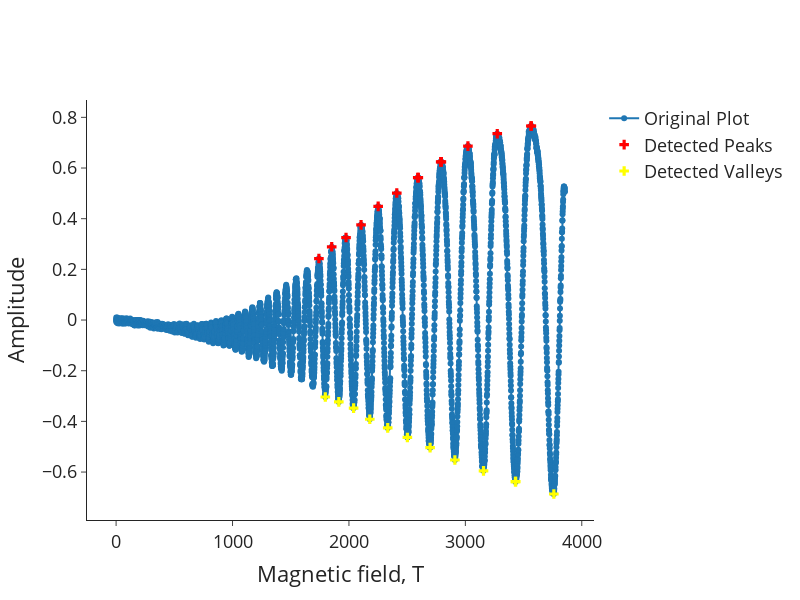
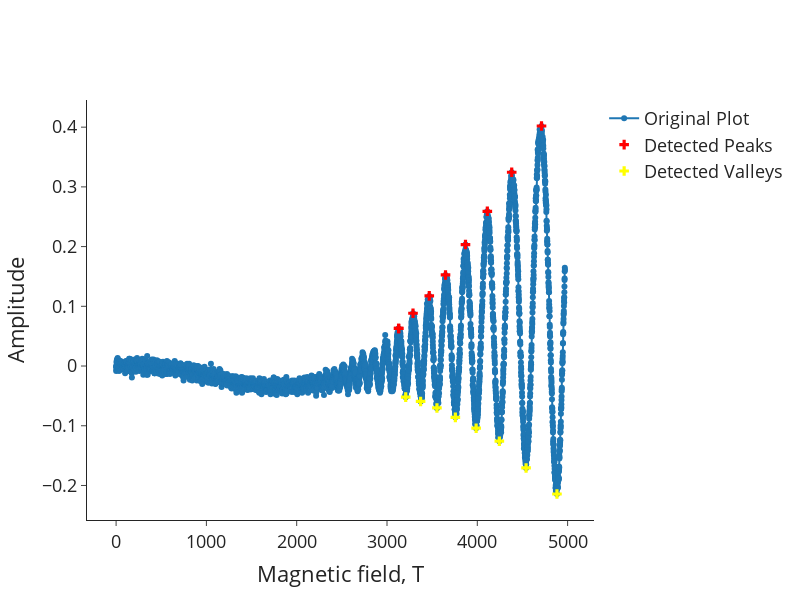

Here is the notebook cell these charts were saved with, in order:
### Markdown cell above
## Finding effective mass 

first we need to detect the peaks and get their coordinates

this thread explains why prominence is a good parameter for finding peaks
- https://stackoverflow.com/questions/1713335/peak-finding-algorithm-for-python-scipy

### Code cell
from scipy.signal import find_peaks

#watch out! the lower the prominence the slower the algorithm works
def peaks_and_valleys(df, prominence_val):
    
    data_x = df['field'].values
    data_y = df['dR/R'].values 
    indices = find_peaks(data_y, prominence = prominence_val)[0]
    valleys = find_peaks(-data_y, prominence = prominence_val)[0]

    fig = go.Figure()
    fig.add_trace(go.Scatter(
        y=data_y,
        mode='lines+markers',
        name='Original Plot'
    ))

    fig.add_trace(go.Scatter(
        x=indices,
        y=[data_y[j] for j in indices],
        mode='markers',
        marker=dict(
            size=8,
            color='red',
            symbol='cross'
        ),
        name='Detected Peaks'
    ))


    fig.add_trace(go.Scatter(
        x=valleys,
        y=[data_y[j] for j in valleys],
        mode='markers',
        marker=dict(
            size=8,
            color='yellow',
            symbol='cross'
        ),
        name='Detected Valleys'
    ))


    fig.update_layout(
        width = 800, height = 600, template = 'simple_white',
        xaxis_title=r'Magnetic field, T',
        yaxis_title=r'Amplitude', font=dict(
            size=18
        ))


    fig.show()
    
peaks_and_valleys(data4K,.5)
peaks_and_valleys(data10K,.1)

### Figure 1 — Plotly figure (JSON) as saved in the notebook; plotly's stock layout.template omitted (floating-point values rounded to 4 significant figures; data arrays with more than 128 entries replaced by an {"elided": "..."} marker saying what was removed)
{"data": [{"mode": "lines+markers", "name": "Original Plot", "type": "scatter", "y": {"elided": "3856 float values"}}, {"marker": {"color": "red", "size": 8, "symbol": "cross"}, "mode": "markers", "name": "Detected Peaks", "type": "scatter", "x": [1742, 1852, 1975, 2104, 2251, 2411, 2591, 2596, 2788, 2794, 3022, 3274, 3563, 3567], "y": [0.2427, 0.289, 0.3256, 0.3756, 0.4488, 0.5012, 0.5622, 0.5622, 0.6244, 0.6244, 0.6866, 0.7354, 0.7659, 0.7659]}, {"marker": {"color": "yellow", "size": 8, "symbol": "cross"}, "mode": "markers", "name": "Detected Valleys", "type": "scatter", "x": [1797, 1913, 2040, 2179, 2333, 2502, 2697, 2910, 3156, 3430, 3432, 3760], "y": [-0.3037, -0.3232, -0.3476, -0.3915, -0.4256, -0.4634, -0.5037, -0.5524, -0.5951, -0.6378, -0.6378, -0.6866]}], "layout": {"font": {"size": 18}, "height": 600, "width": 800, "xaxis": {"title": {"text": "Magnetic field, T"}}, "yaxis": {"title": {"text": "Amplitude"}}}}

### Figure 2 — Plotly figure (JSON) as saved in the notebook; plotly's stock layout.template omitted (floating-point values rounded to 4 significant figures; data arrays with more than 128 entries replaced by an {"elided": "..."} marker saying what was removed)
{"data": [{"mode": "lines+markers", "name": "Original Plot", "type": "scatter", "y": {"elided": "4971 float values"}}, {"marker": {"color": "red", "size": 8, "symbol": "cross"}, "mode": "markers", "name": "Detected Peaks", "type": "scatter", "x": [3128, 3130, 3288, 3468, 3648, 3869, 4111, 4381, 4711], "y": [0.06295, 0.06295, 0.08838, 0.1174, 0.1525, 0.2034, 0.2591, 0.3245, 0.4019]}, {"marker": {"color": "yellow", "size": 8, "symbol": "cross"}, "mode": "markers", "name": "Detected Valleys", "type": "scatter", "x": [3207, 3372, 3553, 3757, 3987, 4244, 4540, 4882], "y": [-0.05206, -0.05932, -0.07022, -0.08596, -0.1041, -0.1259, -0.1707, -0.2143]}], "layout": {"font": {"size": 18}, "height": 600, "width": 800, "xaxis": {"title": {"text": "Magnetic field, T"}}, "yaxis": {"title": {"text": "Amplitude"}}}}
